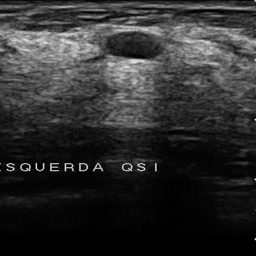
%> input picture Edge Sharpness/Profile intensity/Dataset yang dipakai/BIRADS_2/bus_0855-r.png, 256 x 256 px, given in place of resized_mask_0191-r.png, which was not available
$ octave untitled2.m   (GNU Octave 9; MATLAB toolbox functions it lacks are replaced by stand-ins)
%> lines starting %> are read from the running program, lines starting %| are printed output that depends on the picture; in (x1, y1, x2, y2) boxes, pixels count from 0 and x2, y2 are one past the last pixel; in counts of white or black regions, pixels touching at a corner belong together; the program's own positions count from 1; pictures that were not available may be replaced by others from this repository, and a replacement may not be noted
Ori_image  = 'D:\TA\Edge Sharpness\Profile intensity\Dataset yang dipakai\BIRADS_2\bus_0191-r.png';
Mask_image = 'D:\repository\TA\breast_cancer\Edge Sharpness\Profile intensity\Resize\Resized\BIRADS_2\resized_mask_0191-r.png';

% Load mask binary (GROUND TRUTH) untuk cari bounding box
    mask = imread(Mask_image);
%> mask is the input picture: size 256x256 uint8; min 0, max 229, mean 46.1
    if size(mask,3) > 1
        mask = mask(:,:,1); % pastikan grayscale
    end

    % Konversi ke binary jika belum logical
    if ~islogical(mask)
        mask = imbinarize(mask);
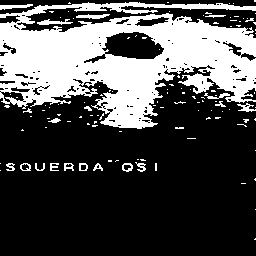
%> mask: size 256x256 logical; 30.4% white; 120 white regions (100 under 20 px), largest, box (x1, y1, x2, y2) and area: (0, 2, 256, 129) 18483, (37, 19, 73, 25) 117, (0, 4, 33, 10) 111
    end

    % Load gambar asli grayscale
    I = imread(Ori_image);
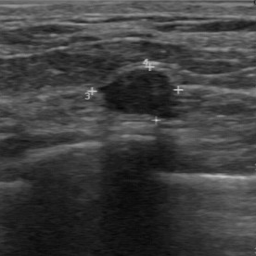
%> input picture Edge Sharpness/Profile intensity/Dataset yang dipakai/BIRADS_2/bus_0191-r.png, 256 x 256 px
%> I is the input picture: size 256x256 uint8; min 7, max 203, mean 62.1
    if size(I,3) > 1
        I = rgb2gray(I);
    end

    % Pastikan ukuran mask dan gambar asli sama
    if ~isequal(size(mask), size(I))
        mask = imresize(mask, size(I));
        fprintf('Mask diubah ukurannya agar sesuai dengan gambar asli\n');
    end

    % Cari Centroid dari Mask
    props_mask = regionprops(mask, 'Centroid', 'Area');
%> props_mask = 120 regions; largest, Area and Centroid: 18483 [124.8 60.1], 117 [54.1 23], 111 [15.1 7.1], 106 [93.3 17], 79 [247 108.5]
    [~, idx] = max([props_mask.Area]);
%> idx = 2
    centroid = props_mask(idx).Centroid;
%> centroid = [124.8 60.13]
    fprintf('Centroid pada gambar penuh: [%.2f, %.2f]\n', centroid);
%| Centroid pada gambar penuh: [124.77, 60.13]

    % Set Parameter Garis Radial
    r = 45; % panjang garis profil
    num_lines = 30; % jumlah garis
    theta = linspace(0, 2*pi, num_lines + 1);
    theta = theta(1:end-1);
    selected_indices = [2, 18, 28]; %masukin garis yg mau di ekstrak
    colors = {'m', 'c', 'b'};

    % Inisialisasi Profil
    profiles = cell(1, num_lines);
    mask_profiles = cell (1, num_lines);

    % Plot Overlay di Gambar Asli
    figure;
    imshow(I); hold on;
    title('Overlay Garis Profil Intensitas Radial');

    % Overlay dari mask
    h_mask = imshow(cat(3, zeros(size(mask)), mask, zeros(size(mask))));
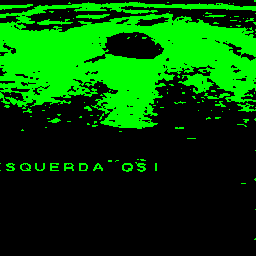
%> displayed picture: size 256x256x3, on the screen's scale of 0 to 255; mean R, G, B 0, 77.6, 0
    set(h_mask, 'AlphaData', 0.3 * double(mask));

    % Plot centroid
    plot(centroid(1), centroid(2), 'ro', 'MarkerSize', 8, 'LineWidth', 2);

    % Gambar garis radial
    for i = 1:num_lines
        x_end = centroid(1) + r * cos(theta(i));
        y_end = centroid(2) + r * sin(theta(i));

        x_end = max(1, min(size(I,2), x_end));
        y_end = max(1, min(size(I,1), y_end));

        idx_in_selected = find(selected_indices == i);
        if ~isempty(idx_in_selected)
            color = colors{mod(idx_in_selected - 1, numel(colors)) + 1};
            lw = 2.5;
        else
            color = 'g';
            lw = 0.5;
        end

        line([centroid(1), x_end], [centroid(2), y_end], 'Color', color, 'LineWidth', lw);

        if mod(i, 5) == 0 || ~isempty(idx_in_selected)
            text(x_end, y_end, sprintf('%d', i), 'Color', 'w', 'FontSize', 7, 'HorizontalAlignment', 'center');
        end

        profiles{i} = improfile(I, [centroid(1), x_end], [centroid(2), y_end], 150);
        mask_profiles{i} = improfile(double(mask), [centroid(1), x_end], [centroid(2), y_end], 150);
    end
%> this loop made 30 passes
%> (x_end, y_end) on passes 1 to 12: (169.8, 60.13), (168.8, 69.49), (165.9, 78.44), (161.2, 86.59), (154.9, 93.58), (147.3, 99.11), (138.7, 102.9), (129.5, 104.9), (120.1, 104.9), (110.9, 102.9), (102.3, 99.11), (94.66, 93.58)
%> after the loop, color = 'g'; lw = 0.5; mask_profiles = 30 items; profiles = 30 items
    hold off;


    % Plot Semua Profil Intensitas
    figure;
    hold on;
    for i = 1:num_lines
        if ~isempty(profiles{i})
%> (the run ends here)
